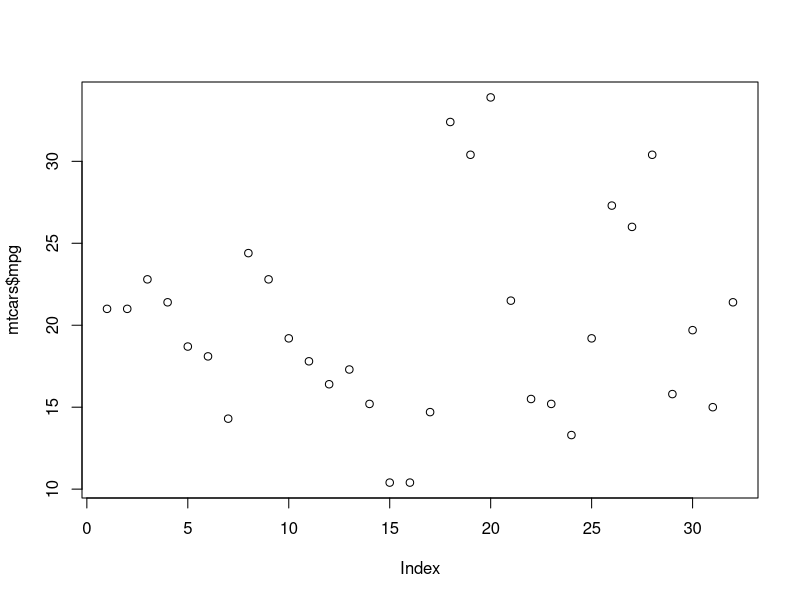
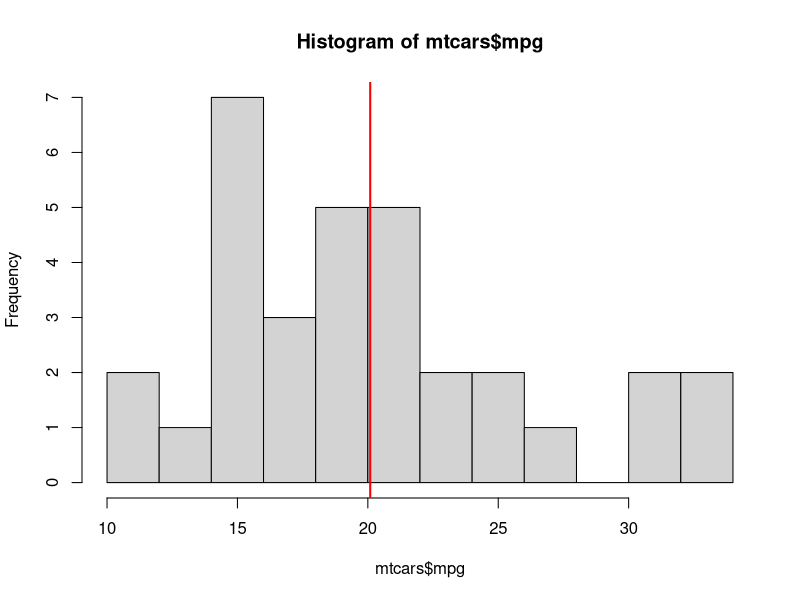
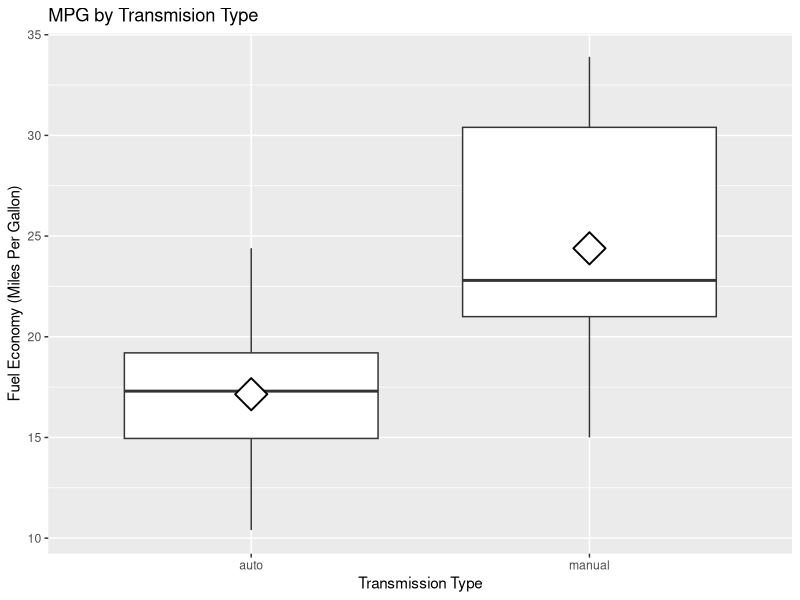
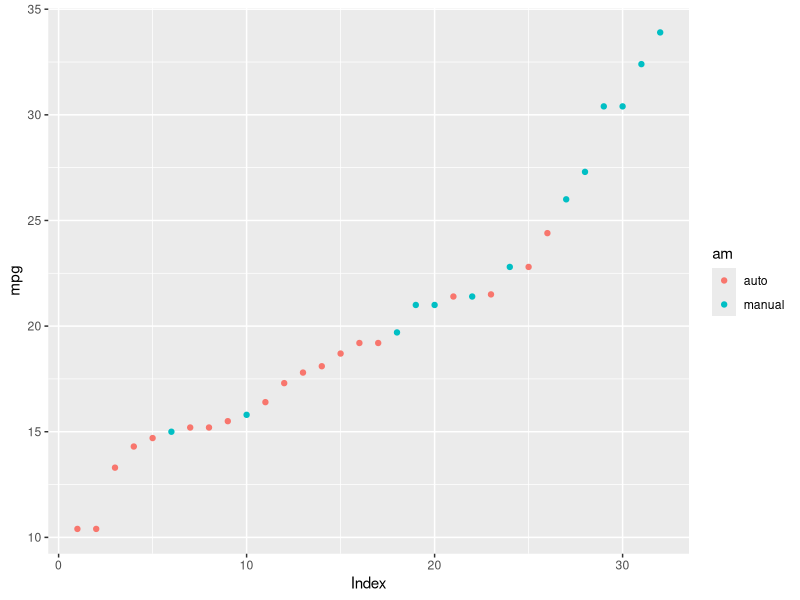
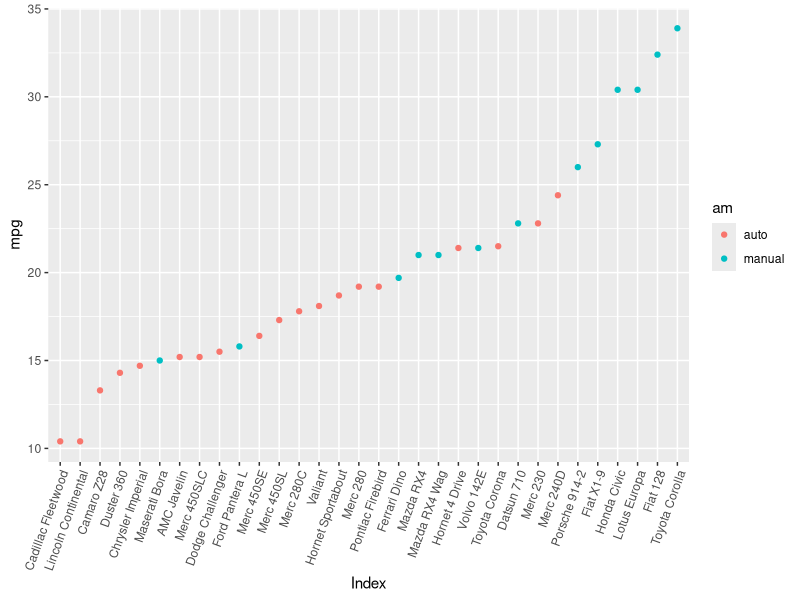
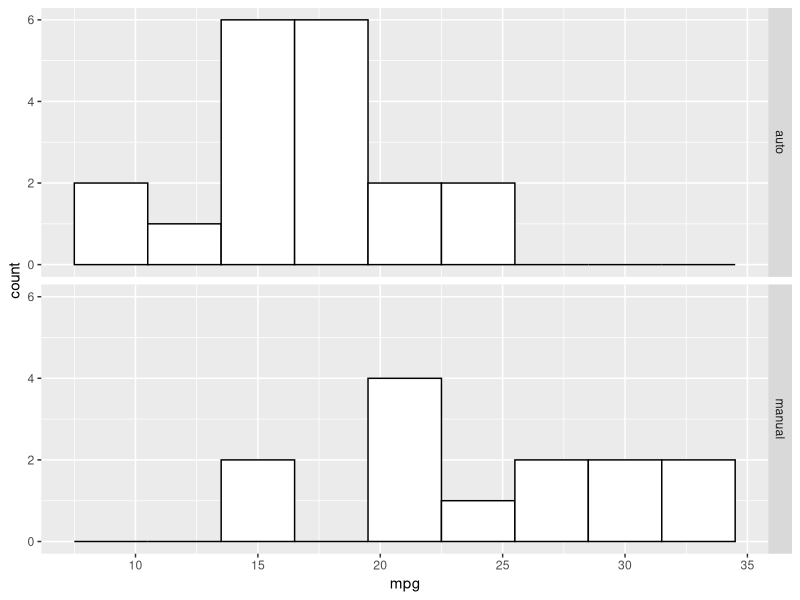
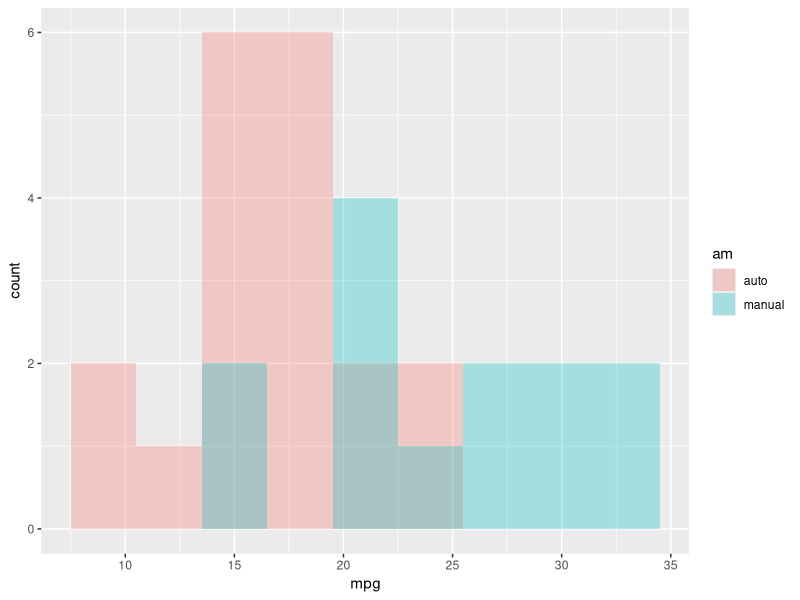
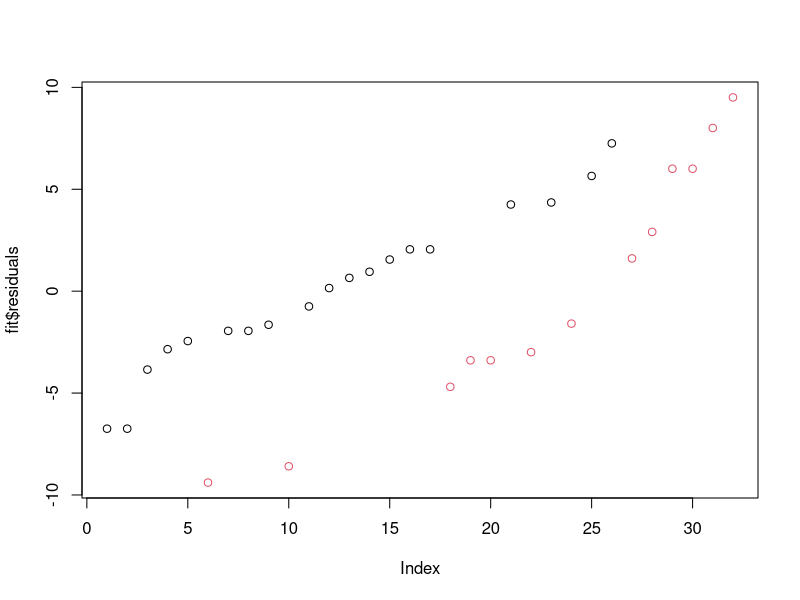

The R source for these figures, in order: (Note: this script raises an error after producing the figures.)
###MPG Analysis

###key questions
###Is an automatic or manual transmission better for MPG? Better = more MPG
###Quantify the MPG difference between automatic and manual transmissions-i.e. manual associated with XX additional mpg ctp

###load required packages
library(ggplot2)
library(plyr)


###grab the data

data("mtcars")
str(mtcars)
summary(mtcars$mpg)
head(mtcars)
?mtcars
###key stats
###32 obs of 11 vars including our  of interest

table(mtcars$am)
###19 automatics and 13 manuals so a relativley even split



###get trans type as a factor 
mtcars$am<-factor(mtcars$am)
levels(mtcars$am)<-c("auto","manual")

###Lets add vehicle type as a variable just for fun
mtcars$model<-row.names(mtcars)


plot(mtcars$mpg)
###from the scatter plot mpg is all over the map


hist(mtcars$mpg, breaks = 10)
abline(v=mean(mtcars$mpg), col="red", lwd=2)
###the hist is vaugely normal-a bit weight to the left with mean 20 mpg

g<-ggplot(mtcars, aes(x=am, y=mpg))
g<-g+geom_boxplot(notch = F)+xlab("Transmission Type")+ylab("Fuel Economy (Miles Per Gallon)")+ggtitle("MPG by Transmision Type")+stat_summary(fun.y = "mean",shape=23, size=2, fill="white")
g
###looks like a big difference in both center and spread based on transmission type.  Manual transmissions have higher average mpg and greater variability

###lets arrange in order of mpg
mtcars<-arrange(mtcars, mpg)
g<-ggplot(mtcars, aes(y=mpg, x=seq_along(mpg), color=am))+geom_point()+xlab("Index")
g

###lets add the models for fun 
g<-ggplot(mtcars, aes(y=mpg, x=reorder(model, mpg, sum), color=am))+geom_point()+xlab("Index")+theme(axis.text.x=element_text(angle=70, hjust=1, vjust=1))
g

###rather than a standard scatterplot-I've arranged by mpg and we can see that thse at the low end are almost all automatics 


###looks like pretty good initial evidence that transmision type does matter and that manual is associated with greater fuel economy.  But we haven't explored other variables.

###Ho: Mean(mpg|auto)-mean(mpg|manual)=0
###Ha: Mean(mpg|auto)-mean(mpg|manual)!=0

### We could do a quick t test to see if the difference is signficant
auto<-subset(mtcars, am=="auto")
manual<-subset(mtcars, am=="manual")

g<-ggplot(mtcars, aes(x=mpg))
g<-g+geom_histogram(fill="white", color="black", binwidth = 3)+facet_grid(am~.)
g

h<-ggplot(mtcars, aes(x=mpg, fill=am))
h<-h+geom_histogram(position = "identity", alpha=0.3, binwidth = 3)
h

i<-ggplot(mtcars, aes(x=mpg, fill=am))+geom_density(alpha=.3)


          
          
test<-t.test(auto$mpg, manual$mpg, paired = FALSE)

test$conf
test$p.value
###0 not included in confidence interval and pvalue less than .05 good evidence that theobserbved diffrence is statsically signficant 


###now lets fit a linear model with mpg as the outcome and transmision type as the predictor 

fit<-lm(mpg~am, mtcars)
summary(fit)

###the coeffcient on tranmission type 7.245 is statistically signficant and implies that all else being equal a car with manual transmision wil get 7.245 mpg more than one with an automatic 
###transmission.  The R2 indicates that transmission types explains 35.8% of the observed variation in fuel economy. 

plot(fit$residuals, col=mtcars$am)
plot(mtcars$am, fit$residuals)

ggplot(fit$residuals)

fitted(fit)

###diagnostics-lets check on our model
plot(fit)

####now lets try all the vars
fitall<-lm(mpg~., data=mtcars)
summary(fitall)$coef

###diagnostics
plot(fit)

###the only thing signficant at all (at .1 is wt)

###interactions
###wt am and wt:m all sig at the .01 level r 2 .833

fitwtamint<-lm(mpg~am+wt+am:wt,mtcars)
plot(fitwtamint$residuals)
summary(fitwtamint)

plot(fitwtamint)


###test nested models
fit1<-lm(mpg~am,data=mtcars)
fit2<-update(fit1, mpg~am+wt)
fit3<-update(fit2, mpg~am+wt+disp)
fit4<-update(fit3, mpg~am+wt+hp)
fit5<-update(fit4, mpg~am+wt+am:wt+hp)


anova(fit1, fit2,fit3, fit4,fit5)
